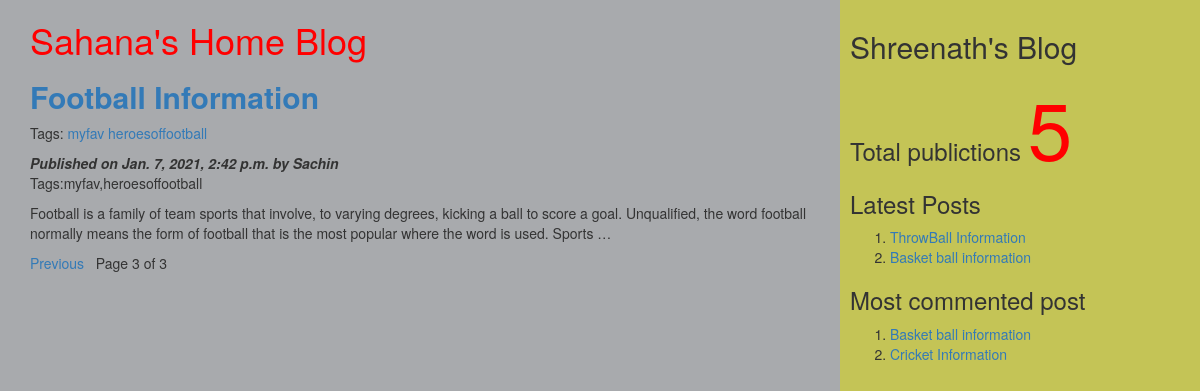
/?page=3, run on the app's committed database.
### myApp/models.py (models this page shows, shortened)
class Post(models.Model):
          tags=TaggableManager()
          STATUS_CHOICES=(('draft','Draft'),('published','Published'))
          title=models.CharField(max_length=256)
          slug=models.SlugField(max_length=264,unique_for_date='publish')
          author=models.ForeignKey(User,related_name='blog_posts',on_delete= models.CASCADE)
          body=models.TextField()
          publish=models.DateTimeField(default=timezone.now)
          created=models.DateTimeField(auto_now_add=True)
          updated=models.DateTimeField(auto_now=True)
          status= models.CharField(max_length=10,choices=STATUS_CHOICES,default='draft')
          objects=CustomManager()
          class Meta:
                ordering=('-publish',)
          def get_absolute_url(self):
                return reverse('post_detail',args=[self.publish.year,self.publish.strftime('%m'),self.publish.strftime('%d'),self.slug])

### myApp/views.py (the view)
# urls.py: url(r'^$',views.post_list_view),
def post_list_view(request,tag_slug=None):
    post_list=Post.objects.all()
    tag=None
    if tag_slug:
        tag=get_object_or_404(Tag,slug=tag_slug)#provided slug
        post_list=post_list.filter(tags__in=[tag])
    paginator=Paginator(post_list,2) #step1
    page_number=request.GET.get('page') #step2
    try:
       post_list=paginator.page(page_number) #step2
    except PageNotAnInteger:
       post_list=paginator.page(1) #step 3
    except EmptyPage:
      post_list=paginator.page(paginator.num_pages) #step 4
    d={'post_list':post_list,'tag':tag}
    return render(request,'myApp/post_list.html',d)

### myApp/models.py (called while the page is built)
    def get_queryset(self):
        return super().get_queryset().filter(status='published')

### myApp/templatetags/mytags.py (called while the page is built)
@register.simple_tag
def total_posts():
    return Post.objects.count()

@register.inclusion_tag('myApp/latest_post.html')
def show_latest_posts(count=3):
    latest_posts=Post.objects.order_by('-publish')[:count]
    return {'latest_posts':latest_posts}

@register.simple_tag
def get_most_commented_posts(count=2):
    return Post.objects.annotate(total_comments=Count('comments')).order_by('-total_comments')[:count]

### templates/myApp/post_list.html (shortened to what this page needs)
<html>
    {%extends 'myApp/parent.html'%}
        {%block content_block%}
        <h1 style="color:red">Sahana's Home Blog</h1>
        {%for post in post_list%}
        <a href="{{post.get_absolute_url}}"><h2><b>{{post.title}}</b></h2></a>
        <p>Tags:
          {% for t in post.tags.all%}
          <a href="{%url "post_list_by_tag_name" t.slug%}">{{t.name}}</a>
          {%endfor%}
        </p>
        <i><b>Published on {{post.publish}} by {{post.author|title}}</b></i>
        <p>Tags:{{post.tags.all|join:','}}</p>
        {{post.body|truncatewords:40|linebreaks}}
        {%endfor%}
        {%include 'myApp/pagination.html' with page=post_list%}
        {%endblock%}

### templates/myApp/parent.html (shortened to what this page needs)
<html>
{%load mytags%}
    <head>
        <link rel="stylesheet" href="https://maxcdn.bootstrapcdn.com/bootstrap/3.3.7/css/bootstrap.min.css">
    </head>
    <body>
        <div class="content" style="width:70%;float:left;background-color:a8aaad;height:300%;padding:0 0 0 30px">
              {%block content_block%}
              {%endblock%}
        </div>
        <div class="sidebar" style="width:30%;float:right;background-color:#c4c456;height:300%;padding:10px">
            <h2>Shreenath's Blog</h2>
            <h3>Total publictions
              <span style="color:red;font-size:80px">
              {%total_posts%}</span>
              <h3>Latest Posts</h3>
              {% show_latest_posts 2 %}
              <h3>Most commented post</h3>
              {%get_most_commented_posts as m%}
              <ol>
                {%for post in m%}
                <li><a href="{{post.get_absolute_url}}">{{post.title}}</a></li>
                {%endfor%}
              </ol>
            </h3>
        </div>
    </body>
</html>

### templates/myApp/latest_post.html
<!DOCTYPE html>
<html lang="en" dir="ltr">
  <body>
    <ol>
    {%for post in latest_posts%}
    <li><a href="{{post.get_absolute_url}}">{{post.title}}</a></li>
    {%endfor%}
    </ol>
  </body>
</html>

### data on the page
Post: title "Football Information", publish "Jan. 7, 2021, 2:42 p.m.", author "Sachin", tags.all "myfav,heroesoffootball", body "Football is a family of team sports that involve, to varying degrees, kicking a ball to score a goal. Unqualified, the word football normally means the form of football that is the most popular where the word is used. Sports …"
Tag: name "myfav"
Tag: name "heroesoffootball"
Post: title "ThrowBall Information"
Post: title "Basket ball information"
Post: title "Cricket Information"

### other printed values
{{ page.number }} "3"
{{ page.paginator.num_pages }} "3"
